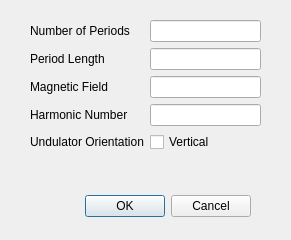
<?xml version="1.0" encoding="UTF-8"?>
<ui version="4.0">
 <class>Dialog</class>
 <widget class="QDialog" name="Dialog">
  <property name="geometry">
   <rect>
    <x>0</x>
    <y>0</y>
    <width>291</width>
    <height>240</height>
   </rect>
  </property>
  <property name="windowTitle">
   <string>Undulator</string>
  </property>
  <widget class="QDialogButtonBox" name="buttonBox">
   <property name="geometry">
    <rect>
     <x>10</x>
     <y>190</y>
     <width>241</width>
     <height>32</height>
    </rect>
   </property>
   <property name="orientation">
    <enum>Qt::Horizontal</enum>
   </property>
   <property name="standardButtons">
    <set>QDialogButtonBox::Cancel|QDialogButtonBox::Ok</set>
   </property>
  </widget>
  <widget class="QWidget" name="formLayoutWidget">
   <property name="geometry">
    <rect>
     <x>30</x>
     <y>20</y>
     <width>231</width>
     <height>151</height>
    </rect>
   </property>
   <layout class="QFormLayout" name="formLayout">
    <property name="fieldGrowthPolicy">
     <enum>QFormLayout::AllNonFixedFieldsGrow</enum>
    </property>
    <item row="0" column="0">
     <widget class="QLabel" name="label">
      <property name="text">
       <string>Number of Periods</string>
      </property>
     </widget>
    </item>
    <item row="0" column="1">
     <widget class="QLineEdit" name="numper"/>
    </item>
    <item row="1" column="0">
     <widget class="QLabel" name="label_2">
      <property name="text">
       <string>Period Length</string>
      </property>
     </widget>
    </item>
    <item row="1" column="1">
     <widget class="QLineEdit" name="undper"/>
    </item>
    <item row="2" column="0">
     <widget class="QLabel" name="label_3">
      <property name="text">
       <string>Magnetic Field</string>
      </property>
     </widget>
    </item>
    <item row="2" column="1">
     <widget class="QLineEdit" name="b"/>
    </item>
    <item row="3" column="0">
     <widget class="QLabel" name="label_12">
      <property name="text">
       <string>Harmonic Number</string>
      </property>
     </widget>
    </item>
    <item row="3" column="1">
     <widget class="QLineEdit" name="n"/>
    </item>
    <item row="4" column="0">
     <widget class="QLabel" name="label_4">
      <property name="text">
       <string>Undulator Orientation</string>
      </property>
     </widget>
    </item>
    <item row="4" column="1">
     <widget class="QCheckBox" name="vh">
      <property name="text">
       <string>Vertical</string>
      </property>
     </widget>
    </item>
   </layout>
  </widget>
 </widget>
 <resources/>
 <connections>
  <connection>
   <sender>buttonBox</sender>
   <signal>accepted()</signal>
   <receiver>Dialog</receiver>
   <slot>accept()</slot>
   <hints>
    <hint type="sourcelabel">
     <x>248</x>
     <y>254</y>
    </hint>
    <hint type="destinationlabel">
     <x>157</x>
     <y>274</y>
    </hint>
   </hints>
  </connection>
  <connection>
   <sender>buttonBox</sender>
   <signal>rejected()</signal>
   <receiver>Dialog</receiver>
   <slot>reject()</slot>
   <hints>
    <hint type="sourcelabel">
     <x>316</x>
     <y>260</y>
    </hint>
    <hint type="destinationlabel">
     <x>286</x>
     <y>274</y>
    </hint>
   </hints>
  </connection>
 </connections>
</ui>
